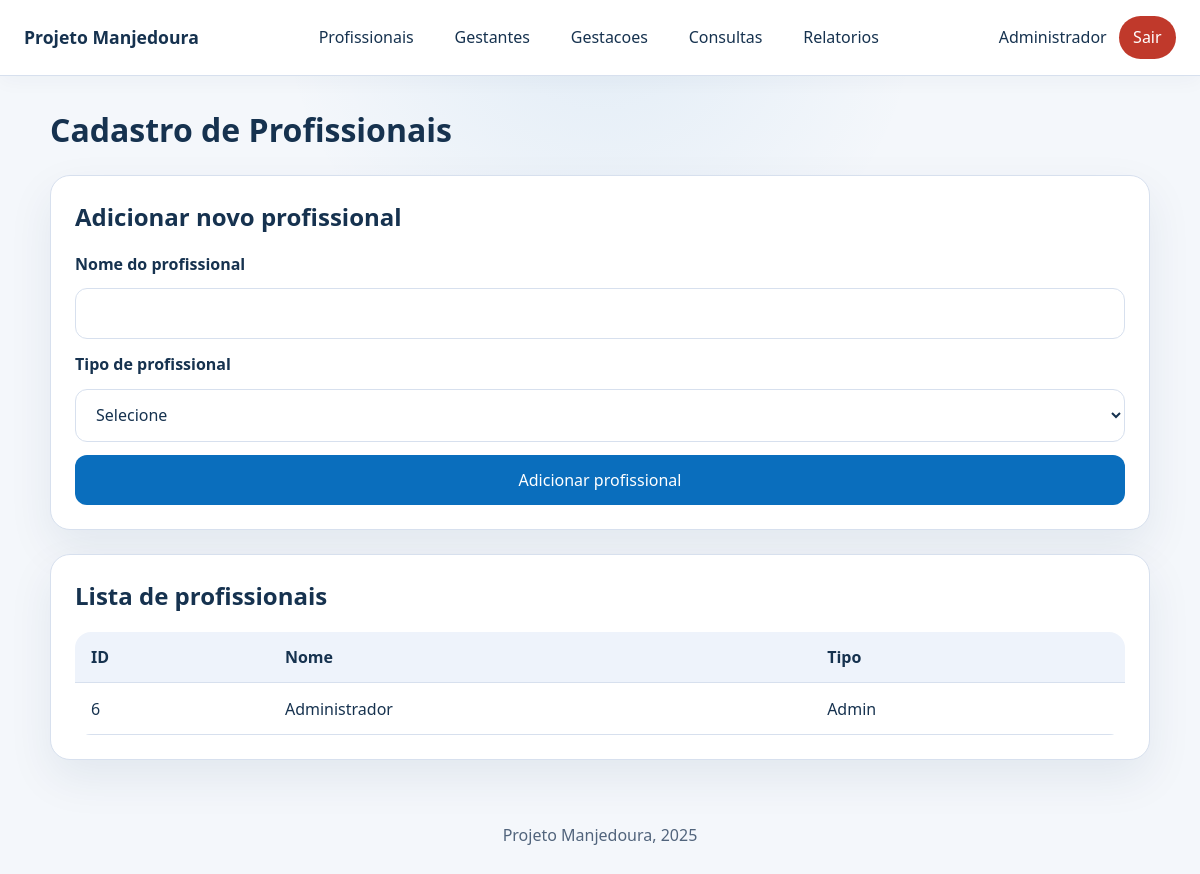
The page /profissionais (signed in) on the database its author committed.
### tables this page shows
CREATE TABLE "Cadastro_Profissionais" (
    id_prof INTEGER PRIMARY KEY AUTOINCREMENT,
    nome_prof TEXT NOT NULL,
    tipo_prof VARCHAR(20) NOT NULL DEFAULT 'Indefinido',
    username TEXT UNIQUE,
    senha TEXT
);

### app/routes.py (the view, shortened to what this page needs)
@main_bp.route("/profissionais", methods=["GET", "POST"])
@login_required
def profissionais():
    with get_db_connection() as connection:
        profissionais_cadastrados = connection.execute(
            "SELECT * FROM Cadastro_Profissionais ORDER BY nome_prof ASC"
        ).fetchall()
    return render_template(
        "profissionais.html",
        profissionais=profissionais_cadastrados,
    )

### app/db.py (called while the page is built)
def get_db_connection():
    connection = sqlite3.connect(str(current_app.config["DATABASE_PATH"]))
    connection.row_factory = sqlite3.Row
    return connection

def get_nome_usuario():
    usuario_id = session.get("usuario_id")
    if not usuario_id:
        return None
    with get_db_connection() as connection:
        usuario = connection.execute(
            "SELECT nome_prof FROM Cadastro_Profissionais WHERE id_prof = ?",
            (usuario_id,),
        ).fetchone()
    return usuario["nome_prof"] if usuario else None

### app/routes.py (called while the page is built)
def login_required(view):
    @wraps(view)
    def wrapped_view(*args, **kwargs):
        if "usuario_id" not in session:
            return redirect(url_for("main.login"))
        return view(*args, **kwargs)
    return wrapped_view

@main_bp.context_processor
def inject_user_context():
    return {
        "nome_usuario": get_nome_usuario(),
        "is_authenticated": "usuario_id" in session,
    }

### app/templates/profissionais.html (shortened to what this page needs)
{% extends "base.html" %}
{% block page_title %}Cadastro de Profissionais{% endblock %}
{% block content %}
<section class="card">
    <h2>Adicionar novo profissional</h2>
    <form method="POST" class="stack">
        <label for="nome_prof">Nome do profissional</label>
        <input type="text" id="nome_prof" name="nome_prof" required>
        <label for="tipo_prof">Tipo de profissional</label>
        <select id="tipo_prof" name="tipo_prof" required>
            <option value="" disabled selected>Selecione</option>
        </select>
        <button type="submit">Adicionar profissional</button>
    </form>
</section>
<section class="card">
    <h2>Lista de profissionais</h2>
    <table>
        <thead>
            <tr>
                <th>ID</th>
                <th>Nome</th>
                <th>Tipo</th>
            </tr>
        </thead>
        <tbody>
            {% for profissional in profissionais %}
            <tr>
                <td>{{ profissional['id_prof'] }}</td>
                <td>{{ profissional['nome_prof'] }}</td>
                <td>{{ profissional['tipo_prof'] }}</td>
            </tr>
            {% else %}
            <tr>
                <td colspan="3">Nenhum profissional cadastrado.</td>
            </tr>
            {% endfor %}
        </tbody>
    </table>
</section>
{% endblock %}

### app/templates/partials/nav.html
<nav class="site-nav">
    <a class="brand" href="{{ url_for('main.index') }}">Projeto Manjedoura</a>
    <div class="nav-links">
        <a href="{{ url_for('main.profissionais') }}">Profissionais</a>
        <a href="{{ url_for('main.gestantes') }}">Gestantes</a>
        <a href="{{ url_for('main.gestacoes') }}">Gestacoes</a>
        <a href="{{ url_for('main.lista_gestacoes_ativas') }}">Consultas</a>
        <a href="{{ url_for('main.pagina_relatorios') }}">Relatorios</a>
    </div>
    <div class="user-info">
        {% if is_authenticated %}
        <span>{{ nome_usuario or "Usuario" }}</span>
        <a href="{{ url_for('main.logout') }}" class="logout-button">Sair</a>
        {% endif %}
    </div>
</nav>

### app/static/style.css (style rules this page uses)
:root { --bg: #f4f7fb; --surface: #ffffff; --surface-muted: #eef3fb; --border: #d7e0ee; --text: #16324f; --text-soft: #51647c; --primary: #0a6ebd; --primary-dark: #085691; --success: #198754; --danger: #c0392b; --shadow: 0 18px 45px rgba(10, 47, 89, 0.08); }
* { box-sizing: border-box; }
body { margin: 0; min-height: 100vh; font-family: "Segoe UI", Tahoma, Geneva, Verdana, sans-serif; background: radial-gradient(circle at top, rgba(10, 110, 189, 0.08), transparent 30%), var(--bg); color: var(--text); }
a { color: inherit; }
.site-nav { display: flex; align-items: center; justify-content: space-between; gap: 1rem; padding: 1rem 1.5rem; background: var(--surface); border-bottom: 1px solid var(--border); box-shadow: 0 4px 20px rgba(10, 47, 89, 0.04); }
.brand { font-size: 1.1rem; font-weight: 700; text-decoration: none; }
.nav-links, .user-info { display: flex; align-items: center; gap: 0.75rem; flex-wrap: wrap; }
.nav-links a, .logout-button { text-decoration: none; padding: 0.65rem 0.9rem; border-radius: 999px; transition: background 0.2s ease, color 0.2s ease; }
.logout-button { background: var(--danger); color: #fff; }
.page-header h1, .login-container h1, h2, h3 { margin-top: 0; }
.card, .login-container { background: var(--surface); border: 1px solid var(--border); border-radius: 20px; box-shadow: var(--shadow); padding: 1.5rem; margin-bottom: 1.5rem; }
.stack { display: grid; gap: 0.85rem; }
label { font-weight: 600; color: var(--text); }
input, select, textarea, button { font: inherit; }
input, select, textarea { width: 100%; padding: 0.85rem 1rem; border: 1px solid var(--border); border-radius: 12px; background: #fff; color: var(--text); }
button { border: none; border-radius: 12px; padding: 0.85rem 1rem; background: var(--primary); color: #fff; cursor: pointer; transition: background 0.2s ease, transform 0.2s ease; }
table { width: 100%; border-collapse: collapse; overflow: hidden; border-radius: 16px; }
th, td { padding: 0.9rem 1rem; border-bottom: 1px solid var(--border); text-align: left; vertical-align: top; }
thead th { background: var(--surface-muted); }

### rows shown on the page
Cadastro_Profissionais: nome_prof "Administrador", id_prof "6", tipo_prof "Admin"
